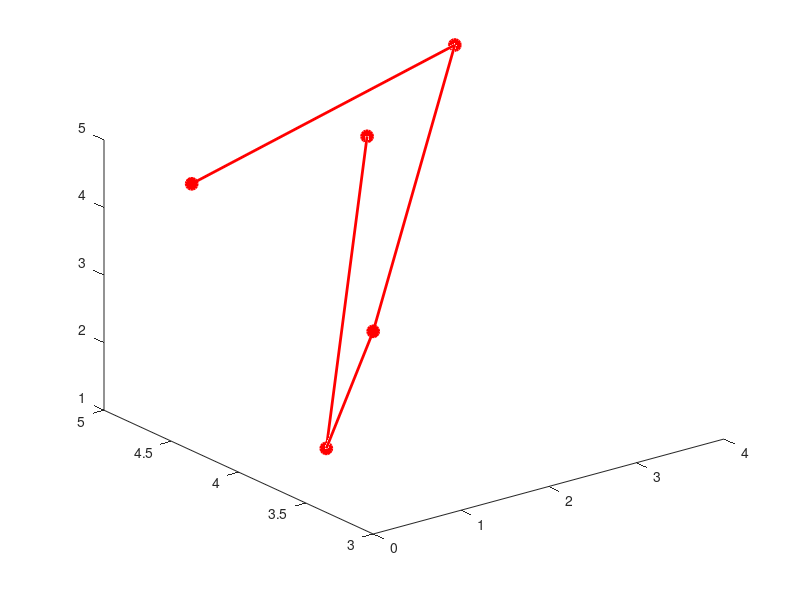

This chart was generated by the following MATLAB code:
clc
clear 
%%
clc
clear all 

%Ex1 - inizializzare matrice 4x4 con tutti elementi nulli

A(4,4)=0; 

%alternatively:
B=zeros(4,4);

%%

%Ex2 - crea matrice 4x4 con elementi unitari sulla diagonale principale
clc
clear all 

C(4,4)=0;

C(1,1)=1;
C(2,2)=1;
C(3,3)=1;
C(4,4)=1;

%alternatively:
D(4,4)=0;
for i=1:4
    D(i,i)=1;
end

%alternatively: 
E=eye(4,4); 

%%

%Ex3 - crea matrice 10x4 popolata con una distribuzione uniforme di numeri
%interi (casuali) compresi tra 0 e 5
clc
clear all

F=round(5*rand(10,4));

%alternatively: 
G=randi([0,5],10,4); 

%%

%Ex4 - Dalla matrice A o B generata nell’esercizio 3, prelevare la sottomatrice 
% costituita dalle righe dispari e dalle prime tre colonne. Successivamente, 
% eseguire il plot dei dati assumendo che ogni riga rappresenta un punto nello 
% spazio euclideo. Assegnare una linea continua rossa e una sfera di colore 
% rosso a ogni punto.

clc
clear all

C=randi([0,5],10,4);

l=size(C,1) %estraggo il numero di righe di C nella prima colonna
k=0; %inizializzo la variabile k
for i=1:2:l %inizio da 1, passo 2, si finisce quando si arriva a l
    k=k+1
    D(k,:)=C(i,:)
end
D(:,4)=[] %elimino la 4a colonna
plot3(D(:,1), D(:,2), D(:,3), 'r-', 'LineWidth', 2, 'Marker', 'o', 'MarkerFaceColor', 'r', 'MarkerSize', 8)

%%
%Ex5 - dati due punti, calcola la distanza tra essi
clc
clear all 

P1=[1,2,1];
P2=[5,3,3];
D=P2-P1;
d=norm(D)
